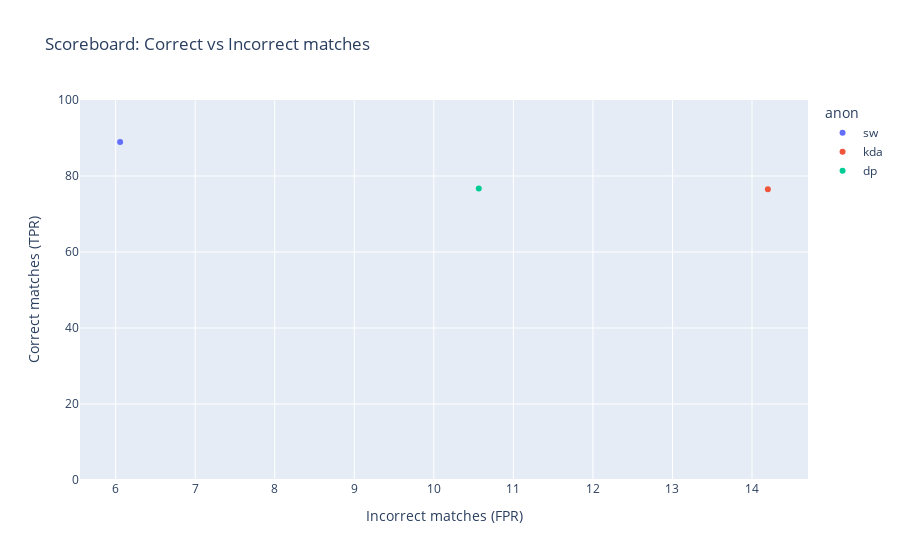

Notebook code for this chart:
### Code cell
fig = px.scatter(df, x='FPR', y='TPR', 
    color='anon',
    range_y=[0,100],
    labels={
        "FPR": "Incorrect matches (FPR)",
        "TPR": "Correct matches (TPR)",
    },
    title="Scoreboard: Correct vs Incorrect matches")
fig.show()

### Figure 1 — Plotly figure (JSON) as saved in the notebook; plotly's stock layout.template omitted (floating-point values rounded to 4 significant figures)
{"data": [{"hovertemplate": "anon=sw<br>Incorrect matches (FPR)=%{x}<br>Correct matches (TPR)=%{y}<extra></extra>", "legendgroup": "sw", "marker": {"color": "#636efa", "symbol": "circle"}, "mode": "markers", "name": "sw", "orientation": "v", "showlegend": true, "type": "scatter", "x": [6.057], "xaxis": "x", "y": [88.96], "yaxis": "y"}, {"hovertemplate": "anon=kda<br>Incorrect matches (FPR)=%{x}<br>Correct matches (TPR)=%{y}<extra></extra>", "legendgroup": "kda", "marker": {"color": "#EF553B", "symbol": "circle"}, "mode": "markers", "name": "kda", "orientation": "v", "showlegend": true, "type": "scatter", "x": [14.2], "xaxis": "x", "y": [76.51], "yaxis": "y"}, {"hovertemplate": "anon=dp<br>Incorrect matches (FPR)=%{x}<br>Correct matches (TPR)=%{y}<extra></extra>", "legendgroup": "dp", "marker": {"color": "#00cc96", "symbol": "circle"}, "mode": "markers", "name": "dp", "orientation": "v", "showlegend": true, "type": "scatter", "x": [10.57], "xaxis": "x", "y": [76.72], "yaxis": "y"}], "layout": {"legend": {"title": {"text": "anon"}, "tracegroupgap": 0}, "title": {"text": "Scoreboard: Correct vs Incorrect matches"}, "xaxis": {"anchor": "y", "domain": [0, 1], "title": {"text": "Incorrect matches (FPR)"}}, "yaxis": {"anchor": "x", "domain": [0, 1], "range": [0, 100], "title": {"text": "Correct matches (TPR)"}}}}
